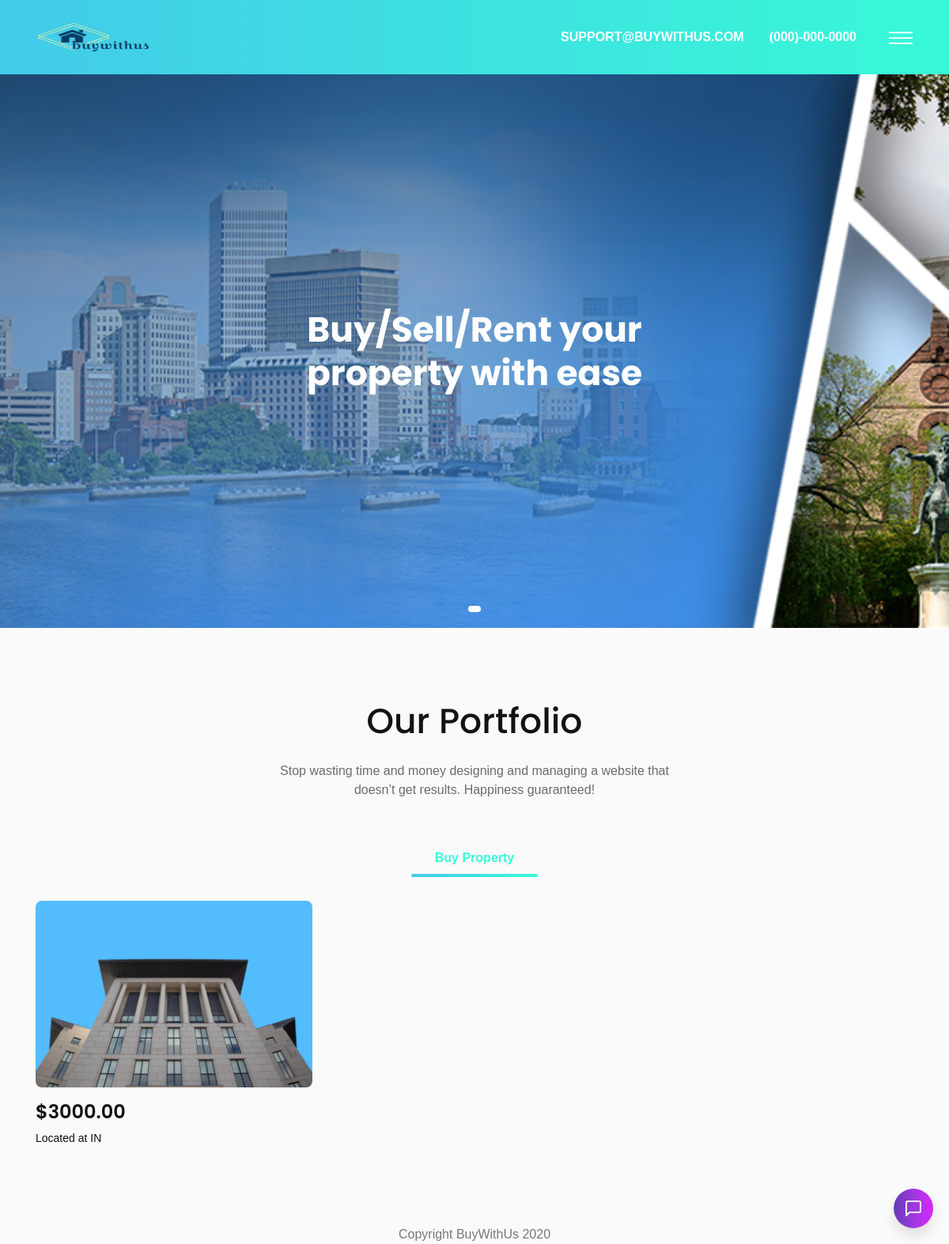
Before: / with the older database file.
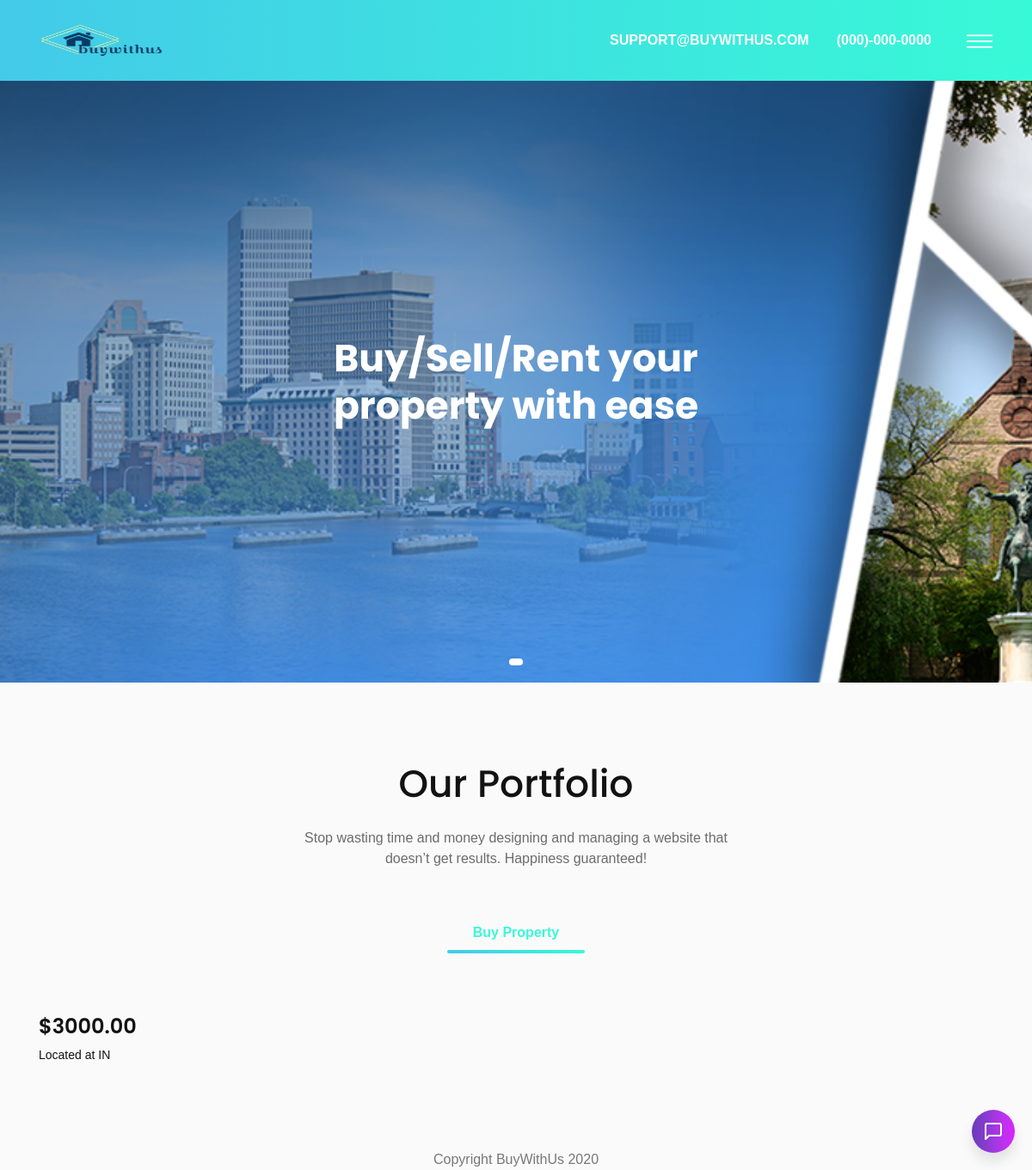
After: the same page with the newer database file.
### core/models.py (models this page shows, shortened)
class DummyProperty(models.Model):
    country = models.CharField(max_length=5, help_text='Country code')
    price = models.DecimalField(max_digits=10, decimal_places=2, help_text='Price in doller')
    image = models.CharField(max_length=255, default='https://images.unsplash.com/photo-1579700432983-39c5fb5815e3?ixlib=rb-1.2.1&ixid=eyJhcHBfaWQiOjEyMDd9&auto=format&fit=crop&w=1486&q=80')
    class Meta:
        verbose_name_plural = 'Dummy Properties'

### core/views.py (the view)
# urls.py: path('', home, name='home'),
def home(request):
    dummydata = DummyProperty.objects.all()
    return render(request, 'core/base.html', {'object_list': dummydata})

### templates/core/base.html (shortened to what the changed rows need)
{% load static %}
<!doctype html>
<html lang="en">
<head>
    <link rel="stylesheet" href="{% static 'core/css/bootstrap.min.css' %}">
    <link rel="stylesheet" href="{% static 'core/css/LineIcons.css' %}">
    <link rel="stylesheet" href="{% static 'core/css/magnific-popup.css' %}">
    <link rel="stylesheet" href="{% static 'core/css/slick.css' %}">
    <link rel="stylesheet" href="{% static 'core/css/animate.css' %}">
    <link rel="stylesheet" href="{% static 'core/css/default.css' %}">
    <link rel="stylesheet" href="{% static 'core/css/style.css' %}">
    <link href="{% static 'core/chatbot/css/select2.min.css' %}" rel="stylesheet" type="text/css"/>
    <link href="{% static 'core/chatbot/css/chatBot.css' %}" rel="stylesheet" type="text/css"/>
    <link href="{% static 'core/chatbot/css/timeline.css' %}" rel="stylesheet" type="text/css"/>
</head>
<body>
<section class="header-area">
    <div id="home" class="slider-area">
        <div class="bd-example">
            <div id="carouselOne" class="carousel slide" data-ride="carousel">
                <div class="carousel-inner">
                    <div class="carousel-item bg_cover active"
                         style="background-image: url({% static 'core/images/slider-1.jpg' %})">
                        <div class="carousel-caption">
                            <div class="container">
                                <div class="row justify-content-center">
                                    <div class="col-xl-6 col-lg-7 col-sm-10">
                                        <h2 class="carousel-title">Buy/Sell/Rent your property with ease</h2>
                                    </div>
                                </div>
                            </div>
                        </div>
                    </div>
                </div>
            </div>
        </div>
    </div>
</section>
<section id="portfolio" class="portfolio-area">
    <div class="container">
        <div class="row grid">
            {% for property in object_list %}
                <div class="col-lg-4 col-sm-6 branding-3 planning-3">
                    <div class="single-portfolio mt-30 wow fadeInUp" data-wow-duration="1.5s" data-wow-delay="0.2s">
                        <div class="portfolio-image">
                            <img src="{{ property.image }}" alt="">
                        </div>
                        <div class="portfolio-text">
                            <h4 class="portfolio-title"><a href="#">${{ property.price }}</a></h4>
                            <p class="text">Located at {{ property.country }}</p>
                        </div>
                    </div>
                </div>
            {% endfor %}
        </div>
    </div>
</section>
</body>
</html>

Changed rows visible on the page:
changed DummyProperty "IN": image: picture removed
